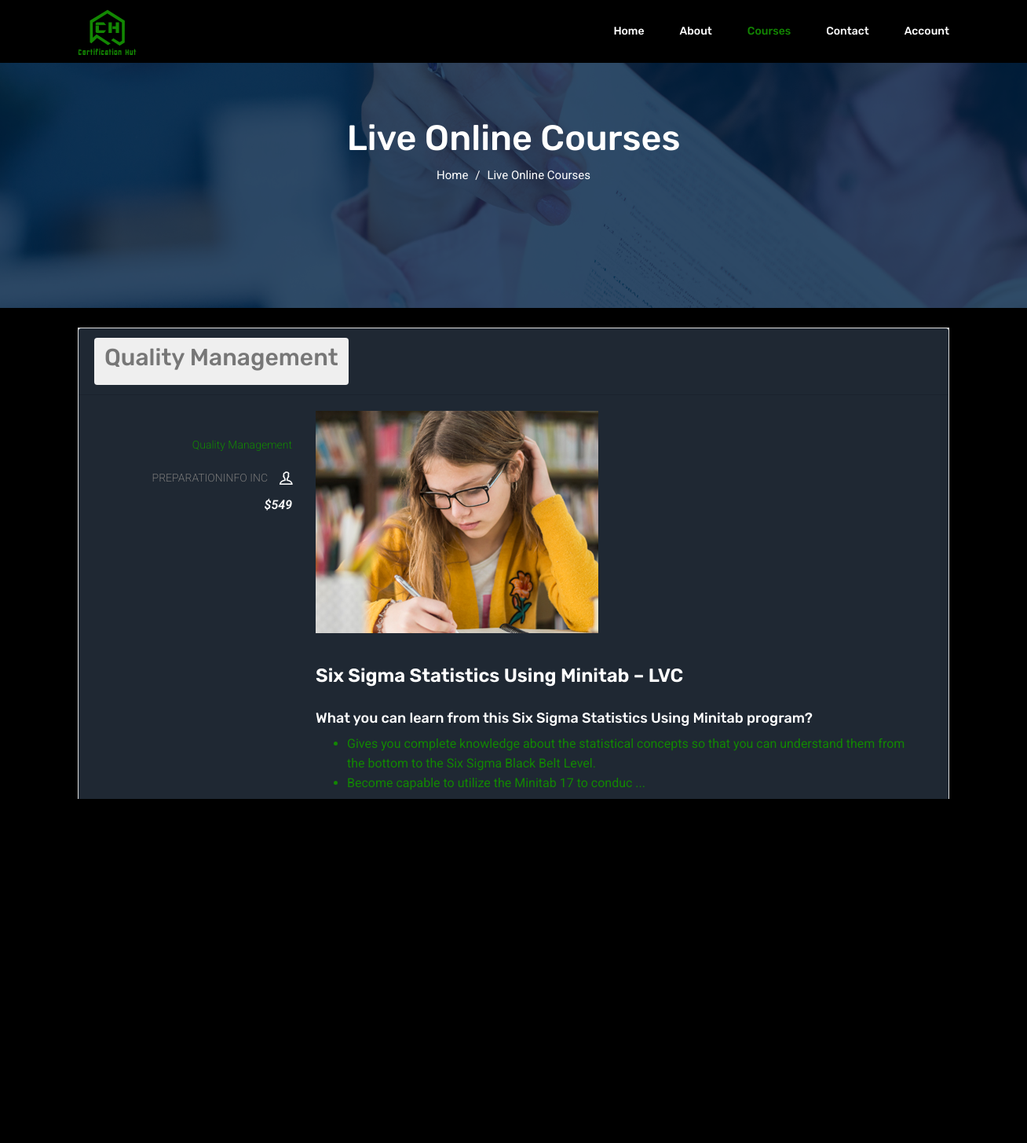
The page /courses/liveonlinecourses/ on the database its author committed.
### courses/models.py (models this page shows, shortened)
class Course(models.Model):
    title = models.CharField(max_length=10000)
    instructor = models.CharField(max_length=10000)
    course_type = models.IntegerField(choices=[
        (1, "Classroom Courses"),
        (2, "Live Online Courses")
    ])
    image = RichTextUploadingField()
    continent = models.CharField(max_length=1000, blank = True)
    category = models.CharField(max_length=1000)
    price = models.IntegerField()
    description = RichTextUploadingField()
    curriculum = RichTextUploadingField()
    lectures = models.IntegerField()
    no_of_quizzes = models.IntegerField()
    duration = models.IntegerField()  # In hours
    skill_level = models.CharField(max_length=1000)
    language = models.CharField(max_length=1000)
    no_of_students = models.IntegerField()
    students_enrolled = models.CharField(max_length=10000, default="[]")
    certificate_type = models.CharField(max_length=1000)
    asssessment_type = models.CharField(max_length=1000)

### courses/views.py (the view, shortened to what this page needs)
# urls.py: path('liveonlinecourses/', views.liveonlinecourses_index,
def liveonlinecourses_index(request):
    liveonlinecourses = Course.objects.filter(course_type=2)
    categories = set()
    for liveonlinecourse in liveonlinecourses:
        categories.add(liveonlinecourse.category)
    category_dict = {}
    for category in categories:
        category_dict[category] = []
    for liveonlinecourse in liveonlinecourses:
        category_dict[liveonlinecourse.category].append(liveonlinecourse)
    return render(request, "courses/liveonlinecourses/index.html", {
        "categories": categories,
        "category_dict": category_dict,
    })

### courses/templates/courses/liveonlinecourses/index.html (shortened to what this page needs)
<!DOCTYPE html>
<html lang="en">
    {% load static %}
    <head>
        <link rel="stylesheet" href="{% static 'css/bootstrap.css' %}" />
        <link rel="stylesheet" href="{% static 'css/flaticon.css' %}" />
        <link rel="stylesheet" href="{% static 'css/themify-icons.css' %}" />
        <link rel="stylesheet" href="{% static 'vendors/owl-carousel/owl.carousel.min.css' %}" />
        <link rel="stylesheet" href="{% static 'vendors/nice-select/css/nice-select.css' %}" />
        <link rel="stylesheet" href="{% static 'css/style.css' %}" />
    </head>
    <body>
        <header class="header_area white-header">
            <div class="main_menu">
                <nav class="navbar navbar-expand-lg navbar-light">
                    <div class="container">
                        <a class="navbar-brand logo_h" href="/"
                            ><img src={% static 'img/logo2.png' %} alt=""
                        /></a>
                        <div class="collapse navbar-collapse offset" id="navbarSupportedContent">
                            <ul class="nav navbar-nav menu_nav ml-auto">
                                <li class="nav-item">
                                    <a class="nav-link" href="/">Home</a>
                                </li>
                                <li class="nav-item">
                                    <a class="nav-link" href="/about/">About</a>
                                </li>
                                <li class="nav-item submenu dropdown active">
                                    <a
                                        href="#"
                                        class="nav-link dropdown-toggle"
                                        data-toggle="dropdown"
                                        role="button"
                                        aria-haspopup="true"
                                        aria-expanded="false"
                                        >Courses</a
                                    >
                                </li>
                                <li class="nav-item">
                                    <a class="nav-link" href="/contact/">Contact</a>
                                </li>
                                <li class="nav-item submenu dropdown">
                                    <a
                                        href="#"
                                        class="nav-link dropdown-toggle"
                                        data-toggle="dropdown"
                                        role="button"
                                        aria-haspopup="true"
                                        aria-expanded="false"
                                        >Account</a
                                    >
                                </li>
                            </ul>
                        </div>
                    </div>
                </nav>
            </div>
        </header>
        <section class="banner_area">
            <div class="banner_inner d-flex align-items-center">
                <div class="overlay"></div>
                <div class="container">
                    <div class="row justify-content-center">
                        <div class="col-lg-6">
                            <div class="banner_content text-center">
                                <h2>Live Online Courses</h2>
                                <div class="page_link">
                                    <a href="/">Home</a>
                                    <a href="./../../courses/liveonlinecourses/">Live Online Courses</a>
                                </div>
                            </div>
                        </div>
                    </div>
                </div>
            </div>
        </section>
        <br>
        <div class="container">
            {% for category, courses in category_dict.items %}
                <div class="accordion" id="accordionExample">
                    <div class="card">
                      <div class="card-header" id="heading{{forloop.counter}}">
                            <div class="typography">
                                <button class="btn btn-default" type="button" data-toggle="collapse" data-target="#collapse{{forloop.counter}}" aria-expanded="true" aria-controls="collapse{{forloop.counter}}">
                                    <h2 class="typo-list">
                                        {{category}}
                                    </h2>
                                </button>
                            </div>
                      </div>
                      {% if forloop.first %}
                      <div id="collapse{{forloop.counter}}" class="collapse show" aria-labelledby="heading{{forloop.counter}}" data-parent="#accordionExample">
                      {% else %}
                      <div id="collapse{{forloop.counter}}" class="collapse" aria-labelledby="heading{{forloop.counter}}" data-parent="#accordionExample">
                            {% endif %}
                        <div class="card-body">
                                {% for course in courses %}
                                <div class="container">
                                    <article class="row blog_item">
                                            <div class="col-md-3">
                                                <div class="blog_info text-right">
                                                    <div class="post_tag">
                                                        <a class="active" href="#">{{course.category}}</a>
                                                    </div>
                                                    <ul class="blog_meta list">
                                                        <li><a href="#">{{course.instructor}}<i class="ti-user"></i></a></li>
                                                        <li><a href="#"><i class="price">${{course.price}}</i></a></li>
                                                    </ul>
                                                </div>
                                            </div>
                                            <div class="col-md-9">
                                                <div class="blog_post">
                                                    <div class="">
                                                        {{course.image | safe}}
                                                    </div>
                                                    <div class="blog_details">
                                                        <h2>{{course.title}}</h2>
                                                        <p>{{course.description | safe | slice:":300"}} ...</p>
                                                        <form action="" method="post">
                                                            <input type="submit" class="blog_btn" name="liveonlinecourse_submit" value="View More">
                                                        </form>
                                                    </div>
                                                </div>
                                            </div>
                                        </article>
                                </div>
                            {% endfor %}
                            <br>
                        </div>
                      </div>
                    </div>
                </div>
            {% endfor %}
        </div>
        <br>
    </body>
</html>

### rows shown on the page
Course: category "Quality Management", instructor "PREPARATIONINFO INC", price "549", image (picture), title "Six Sigma Statistics Using Minitab – LVC", description "What you can learn from this Six Sigma Statistics Using Minitab program? Gives you complete knowledge about the statistical concepts so that you can understand them from the bottom to the Six Sigma Black Belt Level. Become capable to utilize the Minitab 17 to conduc"
